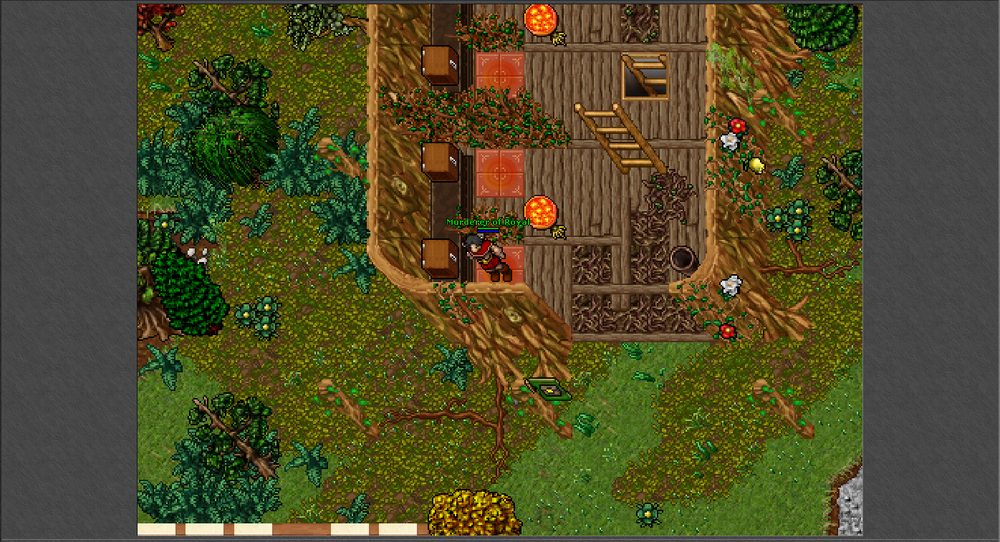
#> input picture data/anchors/hud_anchor.png, 1000 x 542 px, shrunk from 1396 x 757 before the run
$ python -i vision_utils.py   (imports and definitions only)
#> lines starting #> are read from the running program, lines starting #| are printed output that depends on the picture; after the words box and inside, x2 and y2 are one past the last pixel; in counts of white or black regions, pixels touching at a corner belong together
#> further down, picture is the input picture: shape (542, 1000, 3); mean B, G, R 39.5, 75.8, 79.2
from typing import List, Tuple
import cv2
import numpy as np


def find_contours_rects(
    img: np.ndarray,
    min_area: int = 1000,
    aspect_ratio_range: Tuple[float, float] = (0.5, 2.0)
) -> List[Tuple[int, int, int, int]]:
    gray = cv2.cvtColor(img, cv2.COLOR_BGR2GRAY)
    edges = cv2.Canny(gray, 50, 150)
    contours, _ = cv2.findContours(edges, cv2.RETR_EXTERNAL, cv2.CHAIN_APPROX_SIMPLE)
    rects = []
    for cnt in contours:
        x, y, w, h = cv2.boundingRect(cnt)
        area = w * h
        aspect = w / h if h != 0 else 0
        if area > min_area and aspect_ratio_range[0] <= aspect <= aspect_ratio_range[1]:
            rects.append((x, y, w, h))
    return rects


def blob_detect_white(
    img: np.ndarray,
    min_area: int = 10,
    max_area: int = 100
) -> List[Tuple[int, int]]:
    hsv = cv2.cvtColor(img, cv2.COLOR_BGR2HSV)
    mask = cv2.inRange(hsv, np.array([0, 0, 200]), np.array([180, 50, 255]))  # type: ignore[arg-type]
    params = cv2.SimpleBlobDetector_Params()
    params.filterByArea = True
    params.minArea = min_area
    params.maxArea = max_area
    detector = cv2.SimpleBlobDetector_create(params)
    keypoints = detector.detect(mask)
    return [(int(kp.pt[0]), int(kp.pt[1])) for kp in keypoints]


def hsv_segment_bar(img: np.ndarray, color: str = 'red') -> float:
#> called with color = 'red'
    hsv = cv2.cvtColor(img, cv2.COLOR_BGR2HSV)
#> hsv: shape (542, 1000, 3); mean H, S, V 46, 137.9, 87.9
    if color == 'red':
        lower = np.array([0, 70, 50])
        upper = np.array([10, 255, 255])
        mask1 = cv2.inRange(hsv, lower, upper)  # type: ignore[arg-type]
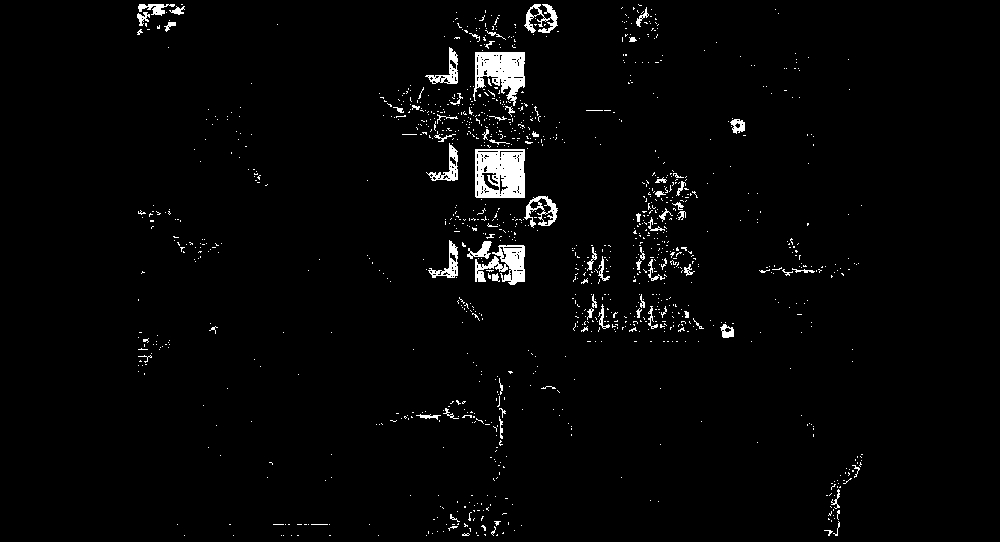
#> mask1: shape (542, 1000); 2.4% white; 1194 white regions (1123 under 20 px), largest, box (x1, y1, x2, y2) and area: (475, 149, 525, 198) 2092, (473, 52, 525, 106) 1683, (475, 245, 525, 285) 1073
        lower = np.array([170, 70, 50])
        upper = np.array([180, 255, 255])
        mask2 = cv2.inRange(hsv, lower, upper)  # type: ignore[arg-type]
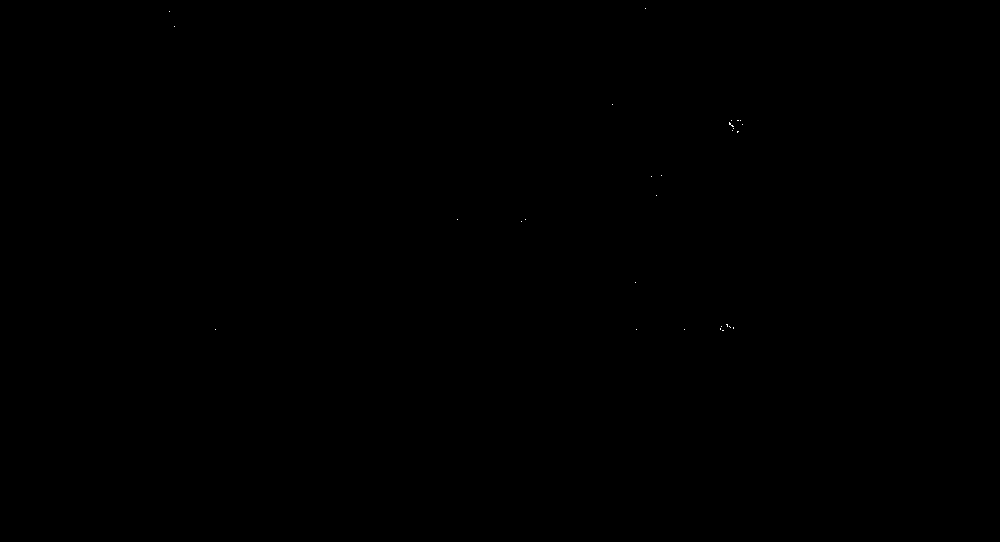
#> mask2: shape (542, 1000); 0.01% white in thin lines or dots, all inside (x1, y1, x2, y2) = (169, 8, 743, 331)
        mask = mask1 + mask2
    elif color == 'blue':
        mask = cv2.inRange(hsv, np.array([100, 70, 50]), np.array([140, 255, 255]))  # type: ignore[arg-type]
    else:
        return 0.0
    fill_ratio = cv2.countNonZero(mask) / (img.shape[0] * img.shape[1])
#> fill_ratio = 0.0239
    return fill_ratio

>>> import cv2
>>> picture = cv2.imread('../../data/anchors/hud_anchor.png')
>>> result = hsv_segment_bar(picture)
#> result = 0.0239
